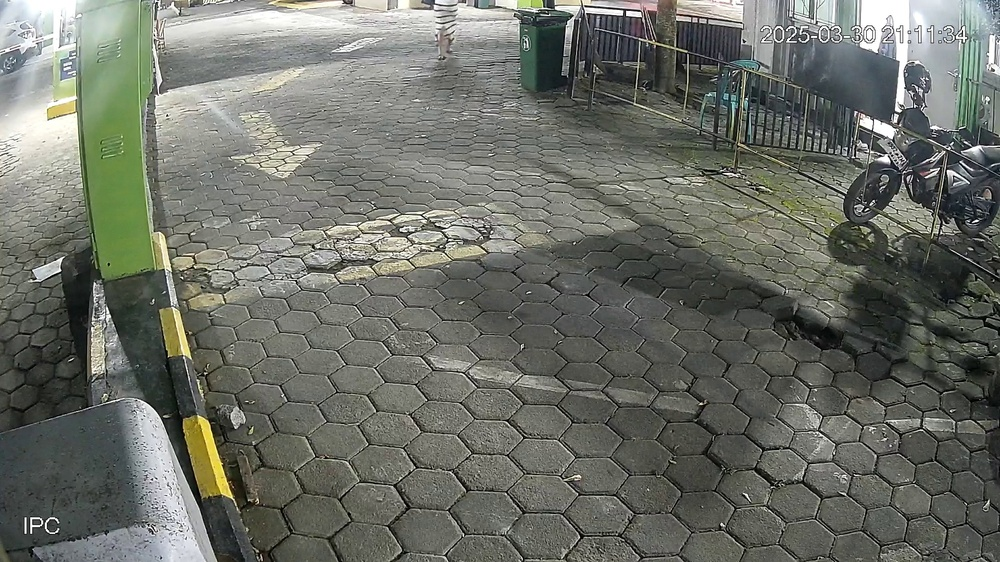
#> input picture arduino/gate_controller/example/capture_images/TKT20250330211155_0034.jpg, 1000 x 562 px, shrunk from 1920 x 1080 before the run
$ python recognize_plate.py ../../arduino/gate_controller/example/capture_images/TKT20250330211155_0034.jpg
#> lines starting #> are read from the running program, lines starting #| are printed output that depends on the picture; after the words box and inside, x2 and y2 are one past the last pixel; in counts of white or black regions, pixels touching at a corner belong together
#> in recognize_plate, image is the input picture: shape (562, 1000, 3); mean B, G, R 103.5, 111.7, 108.7
import sys
import cv2
import numpy as np
import easyocr
import re

def preprocess_image(image):
    # Convert to grayscale
    gray = cv2.cvtColor(image, cv2.COLOR_BGR2GRAY)
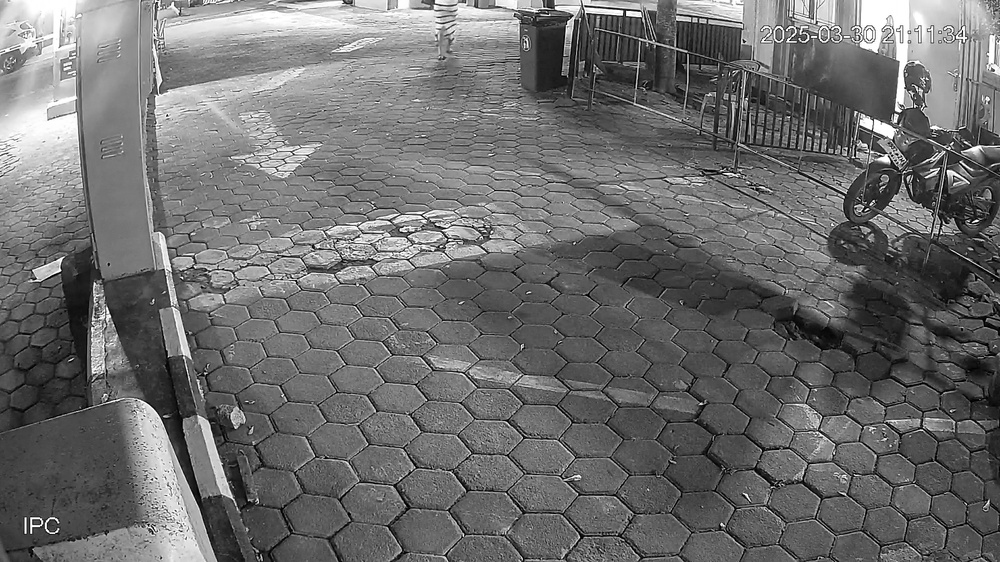
#> gray: shape (562, 1000); min 0, max 255, mean 109.9

    # Apply bilateral filter to remove noise while keeping edges sharp
    bilateral = cv2.bilateralFilter(gray, 11, 17, 17)

    # Find edges using Canny
    edges = cv2.Canny(bilateral, 30, 200)
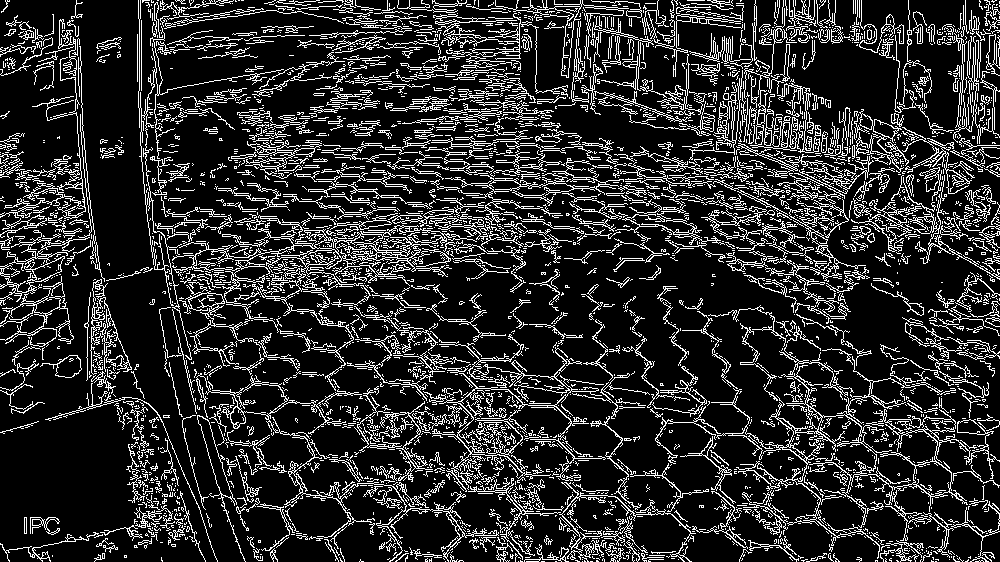
#> edges: shape (562, 1000); 17.2% white in thin lines or dots

    # Find contours
    contours, _ = cv2.findContours(edges.copy(), cv2.RETR_TREE, cv2.CHAIN_APPROX_SIMPLE)
#> contours = 5204 contours, 4742 with area under 20; largest, box (x1, y1, x2, y2) and area: (736, 365, 1000, 559) 2932, (222, 225, 477, 290) 2097, (196, 373, 499, 562) 1172, (0, 114, 92, 302) 992, (912, 461, 952, 497) 986

    # Sort contours by area and keep the largest ones
    contours = sorted(contours, key=cv2.contourArea, reverse=True)[:10]
#> contours = 10 contours; largest, box (x1, y1, x2, y2) and area: (736, 365, 1000, 559) 2932, (222, 225, 477, 290) 2097, (196, 373, 499, 562) 1172, (0, 114, 92, 302) 992, (912, 461, 952, 497) 986

    plate_contour = None
    plate_rect = None

    for contour in contours:
        perimeter = cv2.arcLength(contour, True)
        approx = cv2.approxPolyDP(contour, 0.02 * perimeter, True)

        # Look for a rectangle-like contour
        if len(approx) == 4:
            x, y, w, h = cv2.boundingRect(approx)
            aspect_ratio = w / float(h)

            # Check if aspect ratio matches typical license plate dimensions
            if 2.0 <= aspect_ratio <= 5.5:
                plate_contour = approx
                plate_rect = (x, y, w, h)
                break
#> this loop made 10 passes
#> (perimeter, approx, x, y, w, h, aspect_ratio) on pass 8: (202.3, [[198, 415], [209, 422], [231, 498], [216, 483]], 198, 415, 34, 84, 0.405)
#> perimeter on passes 4, 5, 6, 7, 9, 10: 1562.3, 238.6, 696.2, 477.9, 399.4, 1024.2

    if plate_rect is not None:
        x, y, w, h = plate_rect
        # Extract the plate region with some padding
        plate_img = gray[max(y-5,0):min(y+h+5,gray.shape[0]),
                       max(x-5,0):min(x+w+5,gray.shape[1])]

        # Apply thresholding to make the text more visible
        _, plate_img = cv2.threshold(plate_img, 0, 255, cv2.THRESH_BINARY + cv2.THRESH_OTSU)

        return plate_img

    return gray

def clean_plate_text(text):
    # Remove non-alphanumeric characters
    text = re.sub(r'[^A-Z0-9]', '', text.upper())

    # Check if the result matches common plate formats
    if len(text) >= 5 and len(text) <= 8:
        return text
    return None

def recognize_plate(image_path):
    # Read image
    image = cv2.imread(image_path)
    if image is None:
        print("Error: Could not read image file", file=sys.stderr)
        sys.exit(1)

    # Preprocess image
    processed_img = preprocess_image(image)

    # Initialize EasyOCR
    reader = easyocr.Reader(['en'])

    # Perform OCR
    results = reader.readtext(processed_img)

    # Process results
    for (bbox, text, prob) in results:
        # Clean and validate the text
        plate_number = clean_plate_text(text)
        if plate_number:
            print(plate_number)
            sys.exit(0)

    print("No valid plate number found", file=sys.stderr)
    sys.exit(1)

if __name__ == "__main__":
    if len(sys.argv) != 2:
        print("Usage: python recognize_plate.py <image_path>", file=sys.stderr)
        sys.exit(1)

    recognize_plate(sys.argv[1])
#> (the call stopped at in recognize_plate, `reader = easyocr.Reader(['en'])`: easyocr is not available in this run)

$ run again, on arduino/gate_controller/example/capture_images/TKT20250330211724_0036.jpg
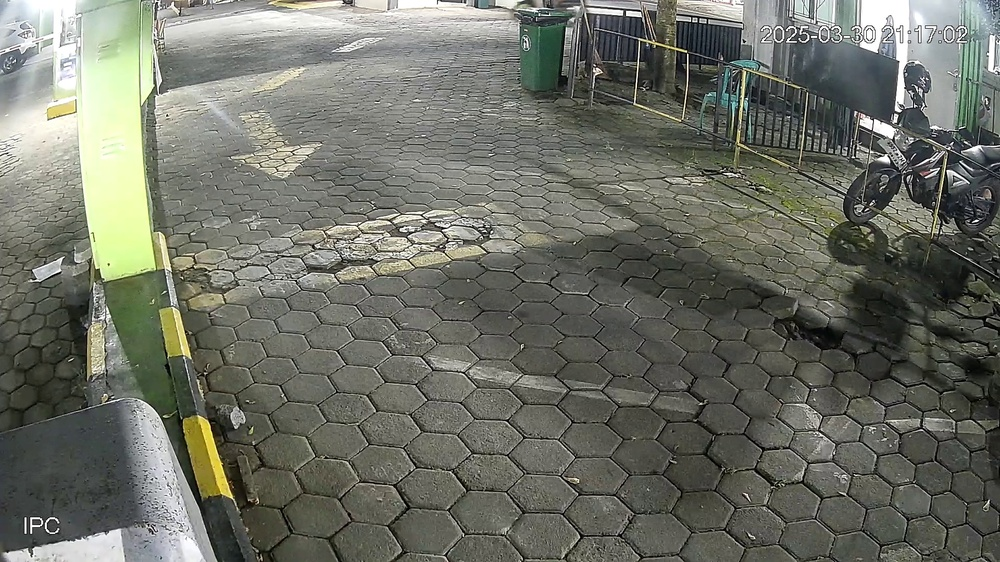
#> input picture arduino/gate_controller/example/capture_images/TKT20250330211724_0036.jpg, 1000 x 562 px, shrunk from 1920 x 1080 before the run
#> in recognize_plate, image is the input picture: shape (562, 1000, 3); mean B, G, R 102.2, 112.3, 109.9
#> in preprocess_image, `gray = cv2.cvtColor(image, cv2.COLOR_BGR2GRAY)`:
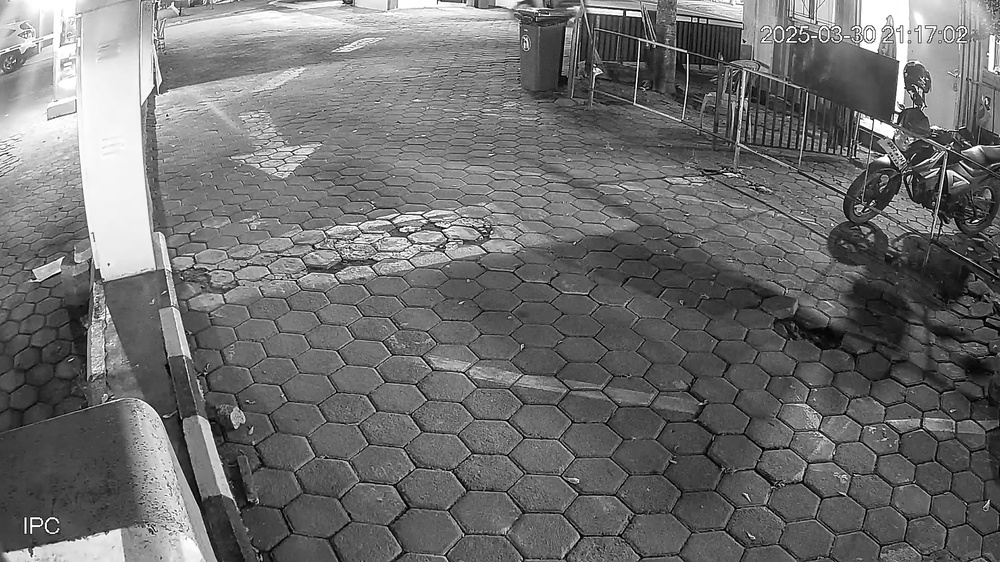
#> gray: shape (562, 1000); min 0, max 255, mean 110.4
#> in preprocess_image, `edges = cv2.Canny(bilateral, 30, 200)`:
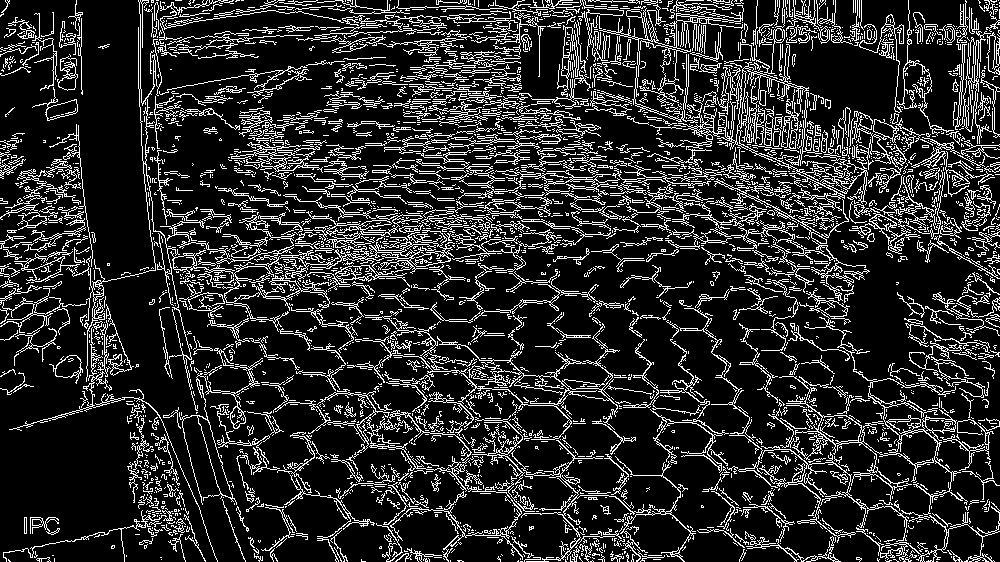
#> edges: shape (562, 1000); 16.7% white in thin lines or dots
#> in preprocess_image, `contours, _ = cv2.findContours(edges.copy(), cv2.RETR_TREE, cv2.CHAIN_..`: contours = 4934 contours, 4468 with area under 20; largest, box (x1, y1, x2, y2) and area: (779, 312, 968, 515) 3174, (678, 44, 868, 216) 1294, (170, 250, 351, 332) 1101, (280, 230, 455, 287) 988, (895, 430, 938, 465) 974
#> in preprocess_image, `contours = sorted(contours, key=cv2.contourArea, reverse=True)[:10]`: contours = 10 contours; largest, box (x1, y1, x2, y2) and area: (779, 312, 968, 515) 3174, (678, 44, 868, 216) 1294, (170, 250, 351, 332) 1101, (280, 230, 455, 287) 988, (895, 430, 938, 465) 974
#> the loop in preprocess_image, `for contour in contours:` made 10 passes
#> (perimeter, approx, x, y, w, h, aspect_ratio) on passes 1, 2, 9, 10: (3745.9, [[804, 326], [899, 439], [792, 447], [966, 504]], 792, 326, 175, 179, 0.978), (3723.3, [[678, 123], [866, 203], [739, 142], [788, 44]], 678, 44, 189, 160, 1.18), (2048.4, [[742, 5], [599, 30], [678, 102], [676, 21]], 599, 5, 144, 98, 1.47), (201.1, [[198, 415], [210, 425], [231, 498], [216, 483]], 198, 415, 34, 84, 0.405)
